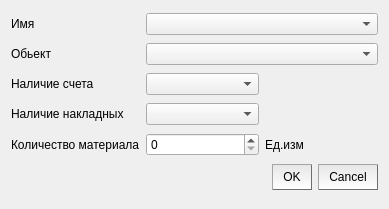
<?xml version="1.0" encoding="UTF-8"?>
<ui version="4.0">
 <class>Dialog</class>
 <widget class="QDialog" name="Dialog">
  <property name="geometry">
   <rect>
    <x>0</x>
    <y>0</y>
    <width>389</width>
    <height>209</height>
   </rect>
  </property>
  <property name="windowTitle">
   <string>Добавления записи</string>
  </property>
  <layout class="QGridLayout" name="gridLayout">
   <item row="0" column="0">
    <widget class="QLabel" name="label">
     <property name="text">
      <string>Имя</string>
     </property>
    </widget>
   </item>
   <item row="0" column="1" colspan="2">
    <widget class="QComboBox" name="comboBox"/>
   </item>
   <item row="1" column="0">
    <widget class="QLabel" name="label_2">
     <property name="text">
      <string>Обьект</string>
     </property>
    </widget>
   </item>
   <item row="1" column="1" colspan="2">
    <widget class="QComboBox" name="comboBox_2"/>
   </item>
   <item row="2" column="0">
    <widget class="QLabel" name="label_3">
     <property name="text">
      <string>Наличие счета</string>
     </property>
    </widget>
   </item>
   <item row="2" column="1">
    <widget class="QComboBox" name="comboBox_3"/>
   </item>
   <item row="3" column="0">
    <widget class="QLabel" name="label_4">
     <property name="text">
      <string>Наличие накладных</string>
     </property>
    </widget>
   </item>
   <item row="3" column="1">
    <widget class="QComboBox" name="comboBox_4"/>
   </item>
   <item row="4" column="0">
    <widget class="QLabel" name="label_5">
     <property name="text">
      <string>Количество материала</string>
     </property>
    </widget>
   </item>
   <item row="4" column="1">
    <widget class="QSpinBox" name="spinBox">
     <property name="maximum">
      <number>999999</number>
     </property>
    </widget>
   </item>
   <item row="4" column="2">
    <widget class="QLabel" name="label_6">
     <property name="text">
      <string>Ед.изм</string>
     </property>
    </widget>
   </item>
   <item row="5" column="1" colspan="2">
    <widget class="QDialogButtonBox" name="buttonBox">
     <property name="styleSheet">
      <string notr="true">QPushButton {
	padding-top: 5px;
	padding-bottom: 5px;
	padding-left: 10px;
	padding-right: 10px;
    background-color:  qlineargradient(spread:pad, x1:1, y1:0, x2:1, y2:1, stop:0 rgba(230, 230, 230, 255), stop:1 rgba(255, 255, 255, 255));
    border-style: outset;

    border-width: 1px;
    border-color: rgb(110, 110, 110);
}

QPushButton:hover {
    background-color:rgb(220,220,220);
 }

QPushButton:pressed {
    background-color:rgb(200,200,200);
 }</string>
     </property>
     <property name="standardButtons">
      <set>QDialogButtonBox::Cancel|QDialogButtonBox::Ok</set>
     </property>
    </widget>
   </item>
  </layout>
 </widget>
 <resources/>
 <connections/>
</ui>
